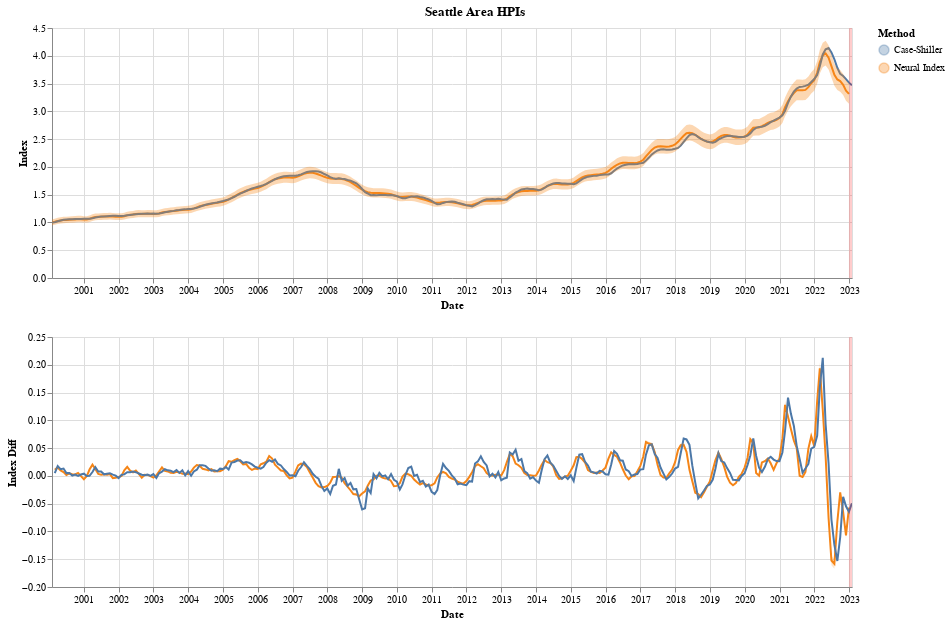

Write notebook code for a chart like this one.
### Code cell
def plot_seattle_index(df, max_plot_date=None):
    if max_plot_date is None:
        max_plot_date = df["sale_date"].max().strftime("%Y-%m-%d")

    df_cs = (
        read_cs(seasonally_adjusted=False)
        .drop(columns="Index")
        .assign(value_low=lambda x: 0)
        .assign(value_high=lambda x: 0)
        .assign(month=lambda x: x["month"].dt.strftime("%Y-%m-%d"))
        .assign(index=lambda x: "Case-Shiller")
    )

    df_fhfa = (
        read_fhfa(seasonally_adjusted=False)
        .drop(columns="Index")
        .assign(value_low=lambda x: 0)
        .assign(value_high=lambda x: 0)
        .assign(month=lambda x: x["month"].dt.strftime("%Y-%m-%d"))
        .assign(index=lambda x: "FHFA")
    )

    kwargs = {
        "region": None,
        "seasonally_adjusted": False,
        "max_year": pd.to_datetime(max_plot_date).year,
    }
    df_nz = (
        get_nz_index(model, df, **kwargs)
        .assign(index="Neural Index")
    )

    df_index = (
        pd.concat([df_nz, df_cs])
        # pd.concat([df_nz, df_fhfa])
        .assign(value_low=lambda x: x["value"] - x["value_low"])
        .assign(value_high=lambda x: x["value"] + x["value_high"])
    )

    chart = plot_index(
        df_index,
        height=250,
        width=800,
        max_plot_date=max_plot_date,
    )
    chart = chart.properties(
        title=alt.TitleParams("Seattle Area HPIs", anchor="middle"),
    )

    return chart


def plot_seattle_index_by_city(df, max_plot_date, n=5):
    df_nz_city = []
    for region in list(df["city"].value_counts().index[:n]):
        kwargs = {
            "region": region,
            "seasonally_adjusted": False,
            "max_year": pd.to_datetime(max_plot_date).year,
        }
        df_nz_city_i = (
            get_nz_index(model, df, **kwargs)
            .assign(City=region)
        )
        df_nz_city.append(df_nz_city_i)
    df_nz_city = pd.concat(df_nz_city)

    df_index = (
        df_nz_city
        .assign(value_low=lambda x: x["value"] - x["value_low"])
        .assign(value_high=lambda x: x["value"] + x["value_high"])
    )

    chart = plot_index(
        df_index,
        region="City",
        height=250,
        width=800,
        max_plot_date=max_plot_date,
    )
    chart = chart.properties(
        title=alt.TitleParams("Seattle Area Neural HPIs by City", anchor="middle"),
    )

    return chart


plot_seattle_index(df, max_plot_date="2023-02-01").display()
# plot_seattle_index_by_city(df, max_plot_date="2023-01-01").display()

### Figure 1 — Vega-Lite specification as saved in the notebook (floating-point values rounded to 4 significant figures; data arrays with more than 128 entries replaced by an {"elided": "..."} marker saying what was removed)
{"$schema": "https://vega.github.io/schema/vega-lite/v5.16.3.json", "config": {"view": {"continuousHeight": 300, "continuousWidth": 300}}, "datasets": {"data-41c9da900900c7b07263264d8afe72f2": {"elided": "553 records"}, "data-541d53d26dd612dd0ca5ee5470bbfa78": {"elided": "553 records"}, "data-59e3f2b58b1666c186b0f21976e0b11e": [{"start": "2022-12-31T00:00:00", "stop": "2023-02-01T00:00:00"}]}, "params": [{"bind": "scales", "name": "param_1", "select": {"encodings": ["x", "y"], "type": "interval"}, "views": ["view_1"]}, {"bind": "scales", "name": "param_2", "select": {"encodings": ["x", "y"], "type": "interval"}, "views": ["view_2"]}], "title": {"anchor": "middle", "text": "Seattle Area HPIs"}, "vconcat": [{"data": {"name": "data-541d53d26dd612dd0ca5ee5470bbfa78"}, "height": 250, "layer": [{"encoding": {"color": {"field": "index", "sort": ["Case-Shiller", "Neural Index"], "type": "nominal"}, "tooltip": [{"field": "month", "format": "%b %Y", "title": "Date", "type": "temporal"}, {"field": "index", "title": "Method", "type": "nominal"}, {"field": "value_low", "format": ".3f", "title": "Value (Low)", "type": "quantitative"}, {"field": "value", "format": ".3f", "title": "Value", "type": "quantitative"}, {"field": "value_high", "format": ".3f", "title": "Value (High)", "type": "quantitative"}], "x": {"axis": {"format": "%Y", "labelAngle": 0, "title": "Date"}, "field": "month", "type": "temporal"}, "y": {"field": "value", "title": "Index", "type": "quantitative"}}, "mark": {"type": "line"}, "name": "view_1"}, {"encoding": {"color": {"field": "index", "sort": ["Case-Shiller", "Neural Index"], "title": "Method", "type": "nominal"}, "tooltip": [{"field": "month", "format": "%b %Y", "title": "Date", "type": "temporal"}, {"field": "index", "title": "Method", "type": "nominal"}, {"field": "value_low", "format": ".3f", "title": "Value (Low)", "type": "quantitative"}, {"field": "value", "format": ".3f", "title": "Value", "type": "quantitative"}, {"field": "value_high", "format": ".3f", "title": "Value (High)", "type": "quantitative"}], "x": {"axis": {"format": "%Y", "labelAngle": 0, "title": "Date"}, "field": "month", "type": "temporal"}, "y": {"field": "value_low", "title": "", "type": "quantitative"}, "y2": {"field": "value_high", "title": ""}}, "mark": {"opacity": 0.33, "type": "errorband"}}, {"data": {"name": "data-59e3f2b58b1666c186b0f21976e0b11e"}, "encoding": {"x": {"field": "start", "type": "temporal"}, "x2": {"field": "stop"}, "y": {"value": 0}, "y2": {"value": 300}}, "mark": {"color": "red", "opacity": 0.2, "type": "rect"}}], "width": 800}, {"data": {"name": "data-41c9da900900c7b07263264d8afe72f2"}, "height": 250, "layer": [{"encoding": {"color": {"field": "index", "sort": ["Case-Shiller", "Neural Index"], "type": "nominal"}, "tooltip": [{"field": "month", "format": "%b %Y", "title": "Date", "type": "temporal"}, {"field": "index", "title": "Method", "type": "nominal"}, {"field": "value_low", "format": ".3f", "title": "Value (Low)", "type": "quantitative"}, {"field": "value", "format": ".3f", "title": "Value", "type": "quantitative"}, {"field": "value_high", "format": ".3f", "title": "Value (High)", "type": "quantitative"}], "x": {"axis": {"format": "%Y", "labelAngle": 0, "title": "Date"}, "field": "month", "type": "temporal"}, "y": {"field": "value", "title": "Index Diff", "type": "quantitative"}}, "mark": {"type": "line"}, "name": "view_2"}, {"encoding": {"color": {"field": "index", "sort": ["Case-Shiller", "Neural Index"], "title": "Method", "type": "nominal"}, "tooltip": [{"field": "month", "format": "%b %Y", "title": "Date", "type": "temporal"}, {"field": "index", "title": "Method", "type": "nominal"}, {"field": "value_low", "format": ".3f", "title": "Value (Low)", "type": "quantitative"}, {"field": "value", "format": ".3f", "title": "Value", "type": "quantitative"}, {"field": "value_high", "format": ".3f", "title": "Value (High)", "type": "quantitative"}], "x": {"axis": {"format": "%Y", "labelAngle": 0, "title": "Date"}, "field": "month", "type": "temporal"}, "y": {"field": "value_low", "title": "", "type": "quantitative"}, "y2": {"field": "value_high", "title": ""}}, "mark": {"opacity": 0.2, "type": "errorband"}}, {"data": {"name": "data-59e3f2b58b1666c186b0f21976e0b11e"}, "encoding": {"x": {"field": "start", "type": "temporal"}, "x2": {"field": "stop"}, "y": {"value": 0}, "y2": {"value": 300}}, "mark": {"color": "red", "opacity": 0.2, "type": "rect"}}], "width": 800}]}
